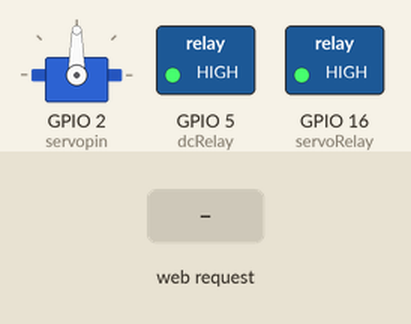
The sketch below on a simulated ESP8266 (NodeMCU). Shown: servo, switched loads named in the sketch (green lamp = pin HIGH). The test bench sets the inputs (shaded band). WiFi joins after 1.5 s; servers stay silent unless stated; what the sketch prints to the serial monitor is not drawn.

Above: at 2.7 s.
2.8 s: HTTP request GET /on received
At 3.4 s:
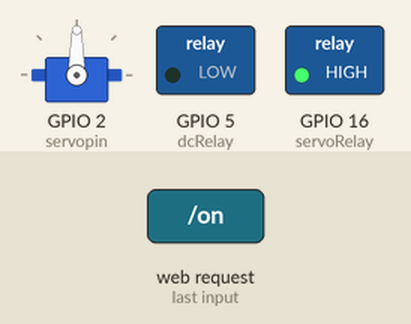
At 12.0 s:
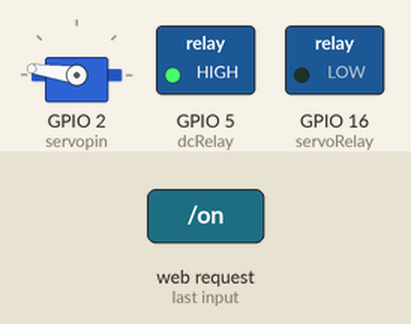
Timing chart, 0 to 12.3 s (numbered marks = the images above; inputs shaded):
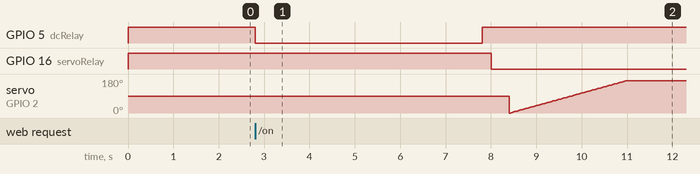

Measured:
- after the input at 2.8 s, GPIO 5 (dcRelay): HIGH → LOW at once, → HIGH 5.0 s later; GPIO 16 (servoRelay): HIGH → LOW after 5.2 s

The sketch:

door.ino
```cpp
#include <ESP8266WiFi.h>
#include <Servo.h>

Servo myservo; // create servo object to control a servo

int servoRelay = 16; // D0
int servopin = 2; // D4
int moveDelay = 15; // Delay per degree of the servo.
int relayDelay = 400; // Delay between relay toggle and servo movement
int servoStartPos = 0; // Servo starting position
int servoEndPos = 172; // Servo ending position

int dcRelay = 5; // D1
int dcDuration = 5000; // Duration of dc motor spin

// WiFi credentials
const char *ssid = "DMIL";
const char *password = "Leicester";

WiFiServer server(80); // Set web server port number to 80

String header; // Variable to store the HTTP request

String activeState = "off"; // State of system

// Current time
unsigned long currentTime = millis();
// Previous time
unsigned long previousTime = 0;
// Define timeout time in milliseconds (example: 2000ms = 2s)
const long timeoutTime = 2000;

void setup()
{
    Serial.begin(115200);
    // Initialize the output variables as outputs
    myservo.attach(servopin);
    pinMode(servoRelay, OUTPUT);
    pinMode(dcRelay, OUTPUT);
    // Invert relays
    digitalWrite(dcRelay, HIGH);
    digitalWrite(servoRelay, HIGH);

    // Connect to Wi-Fi network with SSID and password
    Serial.print("Connecting to ");
    Serial.println(ssid);
    WiFi.begin(ssid, password);
    while (WiFi.status() != WL_CONNECTED)
    {
        delay(500);
        Serial.print(".");
    }
    // Print local IP address and start web server
    Serial.println("");
    Serial.println("WiFi connected.");
    Serial.println("IP address: ");
    Serial.println(WiFi.localIP());
    server.begin();
}

void loop()
{
    WiFiClient client = server.available(); // Listen for incoming clients

    if (client)
    {                                  // If a new client connects,
        Serial.println("New Client."); // print a message out in the serial port
        String currentLine = "";       // make a String to hold incoming data from the client
        currentTime = millis();
        previousTime = currentTime;
        while (client.connected() && currentTime - previousTime <= timeoutTime)
        { // loop while the client's connected
            currentTime = millis();
            if (client.available())
            {                           // if there's bytes to read from the client,
                char c = client.read(); // read a byte, then
                Serial.write(c);        // print it out the serial monitor
                header += c;
                if (c == '\n')
                { // if the byte is a newline character
                    // if the current line is blank, you got two newline characters in a row.
                    // that's the end of the client HTTP request, so send a response:
                    if (currentLine.length() == 0)
                    {
                        // HTTP headers always start with a response code (e.g. HTTP/1.1 200 OK)
                        // and a content-type so the client knows what's coming, then a blank line:
                        client.println("HTTP/1.1 200 OK");
                        client.println("Content-type:text/html");
                        client.println("Connection: close");
                        client.println();

                        // turns the GPIOs on and off
                        if (header.indexOf("GET /on") >= 0)
                        {
                            Serial.println("Activation signal recieved!");
                            activeState = "on";
                            spinMotor(dcRelay, dcDuration);
                            delay(200);
                            servoReturn(servoRelay, servoStartPos, servoEndPos, moveDelay, relayDelay, 2000);
                        }
                        else if (header.indexOf("GET /off") >= 0)
                        {
                            Serial.println("Deactivated page displayed");
                            activeState = "off";
                        }

                        // Display the HTML web page
                        client.println("<!DOCTYPE html><html>");
                        client.println("<head><meta name=\"viewport\" content=\"width=device-width, initial-scale=1\">");
                        client.println("<link rel=\"icon\" href=\"data:,\">");
                        // CSS to style the on/off buttons
                        client.println("<style>html { font-family: Helvetica; display: inline-block; margin: 0px auto; text-align: center; background-color: black;}");
                        client.println(".buttonRed { background-color: #ff0000; border: none; color: white; padding: 64px 160px;");
                        client.println("text-decoration: none; font-size: 30px; margin: 2px; cursor: pointer;}");
                        client.println(".buttonOff { background-color: #77878A; border: none; color: white; padding: 64px 160px;");
                        client.println("text-decoration: none; font-size: 30px; margin: 2px; cursor: pointer;}");
                        client.println("h1 { color: white;}");
                        client.println("p { color: white;}</style></head>");

                        // Web Page Heading
                        client.println("<body><h1>Daniels Gamerserver</h1>");

                        client.println("<p>System status: " + activeState + "</p>");
                        // If the activeState is off, it displays the OFF button
                        if (activeState == "off")
                        {
                            client.println("<p><a href=\"/on\"><button class=\"button buttonOff\">OFF</button></a></p>");
                        }
                        else
                        {
                            client.println("<p><a href=\"/off\"><button class=\"button buttonRed\">RESET</button></a></p>");
                        }

                        client.println("</body></html>");

                        // The HTTP response ends with another blank line
                        client.println();
                        // Break out of the while loop
                        break;
                    }
                    else
                    { // if you got a newline, then clear currentLine
                        currentLine = "";
                    }
                }
                else if (c != '\r')
                {                     // if you got anything else but a carriage return character,
                    currentLine += c; // add it to the end of the currentLine
                }
            }
        }
        // Clear the header variable
        header = "";
        // Close the connection
        client.stop();
        Serial.println("Client disconnected.");
        Serial.println("");
    }
}

void servoReturn(int relay, int from, int to, int moveDelay, int relayDelay, int pause){

  int pos = 0;
  digitalWrite(relay, LOW);
  Serial.println("Servo relay off");
  delay(relayDelay);

  for (pos = from; pos <= to; pos += 1) {
      myservo.write(pos);
      Serial.println(pos);
      delay(moveDelay);
  }

  delay(pause);

  for (pos = 174; pos >= 0; pos -= 1) {
      myservo.write(pos);
      Serial.println(pos);
      delay(moveDelay);
  }

  delay(relayDelay);
  digitalWrite(servoRelay, HIGH);
  Serial.println("Servo relay on");
}

void spinMotor(int relay, int duration){
  digitalWrite(relay, LOW);
  Serial.println("DC relay off");
  delay(duration);
  digitalWrite(relay, HIGH);
  Serial.println("DC relay on");
}
```
